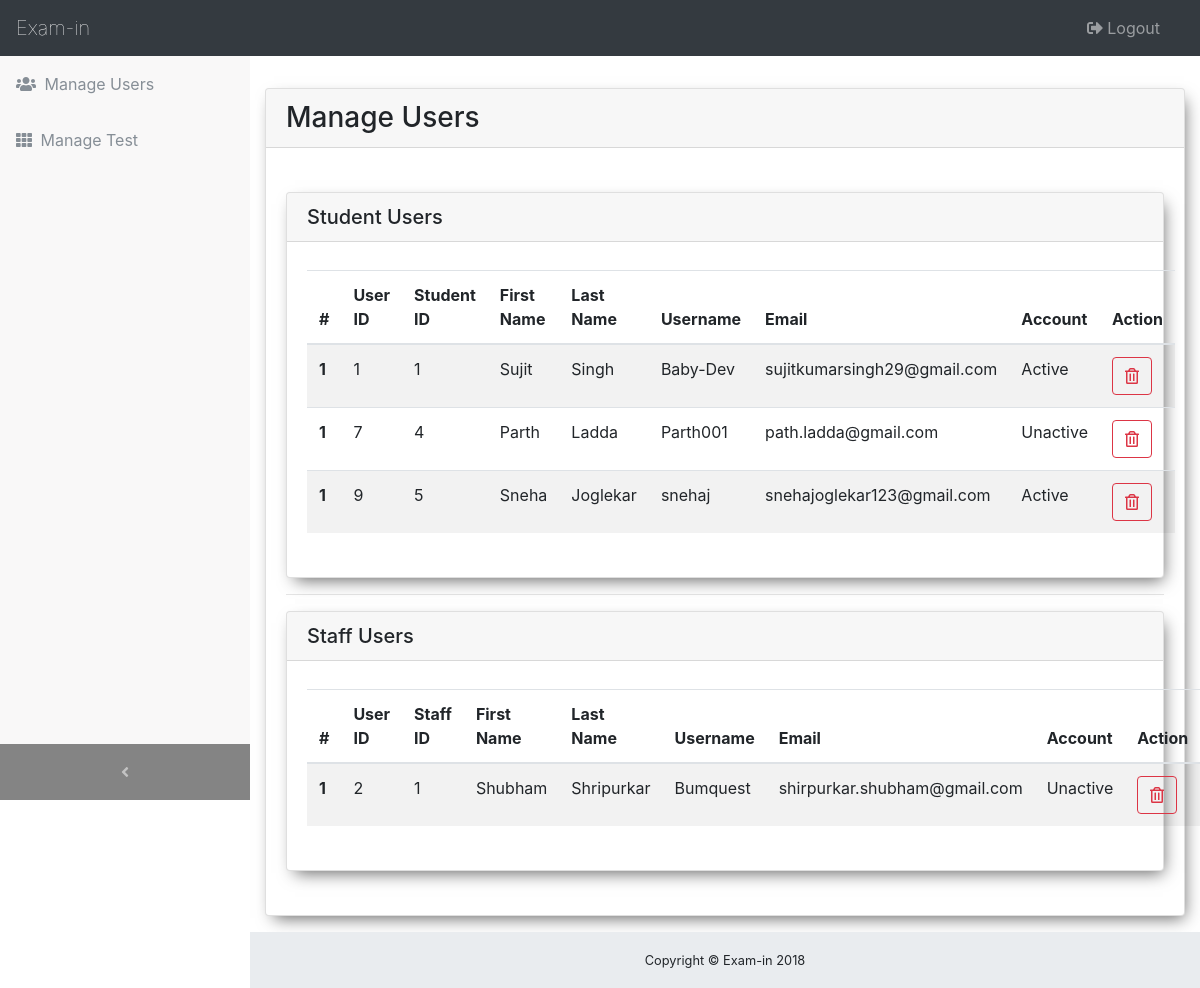
The page /admin/admin_index.php on the database its author committed.
### tables this page shows
CREATE TABLE `student` (
  `stud_id` smallint(100) NOT NULL,
  `user_id` smallint(100) NOT NULL,
  `interest` varchar(50) NOT NULL
);

CREATE TABLE `users` (
  `user_id` smallint(100) NOT NULL,
  `first_name` varchar(50) NOT NULL,
  `last_name` varchar(50) NOT NULL,
  `username` varchar(100) NOT NULL,
  `email` varchar(100) NOT NULL,
  `password` varchar(100) NOT NULL,
  `hash` varchar(100) NOT NULL,
  `user_type` tinyint(5) NOT NULL,
  `active` tinyint(1) DEFAULT '0'
);

CREATE TABLE `staff` (
  `staff_id` smallint(100) NOT NULL,
  `user_id` smallint(100) NOT NULL,
  `specialization` varchar(50) DEFAULT NULL,
  `qualification` varchar(50) DEFAULT NULL
);

### admin/admin_index.php (the view, shortened to what this page needs)
<?php
	include '../db/database.php';
	$sql_stud = "SELECT users.user_id AS user_id, student.stud_id AS stud_id, users.first_name AS first_name, users.last_name AS last_name, users.username AS username, users.email AS email, users.active AS active
            FROM Users
            INNER JOIN student ON student.user_id = users.user_id";
    $sql_staff = "SELECT users.user_id AS user_id, staff.staff_id AS staff_id, users.first_name AS first_name, users.last_name AS last_name, users.username AS username, users.email AS email, users.active AS active
                FROM Users
                INNER JOIN staff ON staff.user_id = users.user_id";
    $result_stud = mysqli_query($conn,$sql_stud);
    $result_staff = mysqli_query($conn,$sql_staff);
?>
<!DOCTYPE html>
<html>
<head>
	<?php include '../include/css_include.php' ?>
	<link rel="stylesheet" href="../css/master.css">
</head>
<body>
	<?php include '../include/admin_navbar_include.php' ?>
	<div class="content-wrapper my-5">
		<div class="container my-3">
			<div class="card my-4">
				<h3 class="card-header">Manage Users</h3>
				<div class="card-body my-4">
					<div class="card">
						<h5 class="card-header">Student Users</h5>
						<div class="card-body my-2">
							<table class="table table-striped">
								<thead>
									<tr>
										<th scope="col">#</th>
										<th scope="col">User ID</th>
										<th scope="col">Student ID</th>
										<th scope="col">First Name</th>
										<th scope="col">Last Name</th>
										<th scope="col">Username</th>
										<th scope="col">Email</th>
										<th scope="col">Account</th>
										<th scope="col" >Action</th>
									</tr>
								</thead>
								<tbody>
									<?php
									$i = 0;
									while ($row = mysqli_fetch_assoc($result_stud)) {
										if ($row['active']==0) {
											$active = "Unactive";
										}
										if ($row['active']==1) {
											$active = "Active";
										}
										echo "<tr>
												<th scope='row'>".($i+1)."</th>
												<td>".$row['user_id']."</td>
												<td>".$row['stud_id']."</td>
												<td>".$row['first_name']."</td>
												<td>".$row['last_name']."</td>
												<td>".$row['username']."</td>
												<td>".$row['email']."</td>
												<td>".$active."</td>
												<form action='user_delete.php' method='post'>
													<input type='hidden' name='user_id' value='".$row['user_id']."'>
													<input type='hidden' name='stud_id' value='".$row['stud_id']."'>
													<td><button class='btn btn-outline-danger' name='submitStud' type='submit'><i class='far fa-trash-alt'></i></button></td>
												</form>
											</tr>";
									}
									?>
								</tbody>
							</table>
						</div>
					</div>
					<hr>
					<div class="card">
						<h5 class="card-header">Staff Users</h5>
						<div class="card-body my-2">
							<table class="table table-striped">
								<thead>
									<tr>
										<th scope="col">#</th>
										<th scope="col">User ID</th>
										<th scope="col">Staff ID</th>
										<th scope="col">First Name</th>
										<th scope="col">Last Name</th>
										<th scope="col">Username</th>
										<th scope="col">Email</th>
										<th scope="col">Account</th>
										<th scope="col">Action</th>
									</tr>
								</thead>
								<tbody>
									<?php
										$i = 0;
										while ($row = mysqli_fetch_assoc($result_staff)) {
											if ($row['active']==0) {
												$active = "Unactive";
											}
											echo "<tr>
													<th scope='row'>".($i+1)."</th>
													<td>".$row['user_id']."</td>
													<td>".$row['staff_id']."</td>
													<td>".$row['first_name']."</td>
													<td>".$row['last_name']."</td>
													<td>".$row['username']."</td>
													<td>".$row['email']."</td>
													<td>".$active."</td>
													<form action='user_delete.php' method='post'>
														<input type='hidden' name='user_id' value='".$row['user_id']."'>
														<input type='hidden' name='staff_id' value='".$row['staff_id']."'>
														<td><button class='btn btn-outline-danger' name='submitStaff' type='submit'><i class='far fa-trash-alt'></i></button></td>
													</form>
												</tr>";
										}
									?>
								</tbody>
							</table>
						</div>
					</div>
				</div>
			</div>
		</div>
	</div>
    <footer class="sticky-footer">
        <div class="container">
            <div class="text-center">
                <small>Copyright © Exam-in 2018</small>
            </div>
        </div>
    </footer>
</body>
</html>

### css/master.css (style rules this page uses)
.card { -webkit-box-shadow: 4px 7px 16px -5px rgba(0,0,0,0.61); -moz-box-shadow: 4px 7px 16px -5px rgba(0,0,0,0.61); box-shadow: 4px 7px 16px -5px rgba(0,0,0,0.61); }

### include/staff_navbar_css.php (style rules this page uses)
html { position: relative; min-height: 100%; }
body { overflow-x: hidden; }
.content-wrapper { min-height: calc(100vh - 56px); padding-top: 1rem; }
.content-wrapper { overflow-x: hidden; background: white; }
@media (min-width: 992px) { .content-wrapper { margin-left: 250px; } }
footer.sticky-footer { position: absolute; right: 0; bottom: 0; width: 100%; height: 56px; background-color: #e9ecef; line-height: 55px; }
@media (min-width: 992px) { footer.sticky-footer { width: calc(100% - 250px); } }

### rows shown on the page
student: user.user_id "1", stud_id "1", user.first_name "Sujit", user.last_name "Singh", user.username "Baby-Dev", user.email "sujitkumarsingh29@gmail.com", user.active "Active"
student: user.user_id "7", stud_id "4", user.first_name "Parth", user.last_name "Ladda", user.username "Parth001", user.email "path.ladda@gmail.com", user.active "Unactive"
student: user.user_id "9", stud_id "5", user.first_name "Sneha", user.last_name "Joglekar", user.username "snehaj", user.email "snehajoglekar123@gmail.com", user.active "Active"
staff: user.user_id "2", staff_id "1", user.first_name "Shubham", user.last_name "Shripurkar", user.username "Bumquest", user.email "shirpurkar.shubham@gmail.com", user.active "Unactive"
